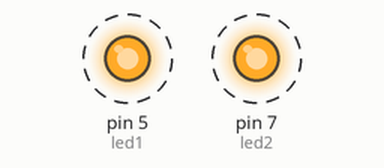
Recording of a sketch running on a simulated Arduino Uno, built with avr-gcc and run on an emulated ATmega328P. Shown: output pins drawn as LEDs (lit = HIGH). Dashed ring = blinking.

Above: at 0.05 s.
Timing chart, 0 to 3.0 s (numbered marks = the images above):
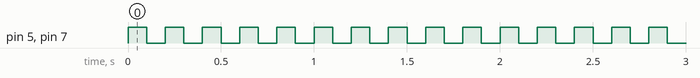

Measured:
- by itself, pin 5 (led1), pin 7 (led2): alternates HIGH for 0.10 s and LOW for 0.10 s

The sketch:

2LED_OnOFF.ino
```cpp
const int led1=5;
const int led2 =7;
void setup()
{
	pinMode(led1, OUTPUT);
	pinMode(led2, OUTPUT);
}

void loop()
{
	digitalWrite(led1, HIGH);
	digitalWrite(led2, HIGH);
	delay (100);

	digitalWrite(led1,LOW);
	digitalWrite(led2,LOW);
	delay(100);
}
```
